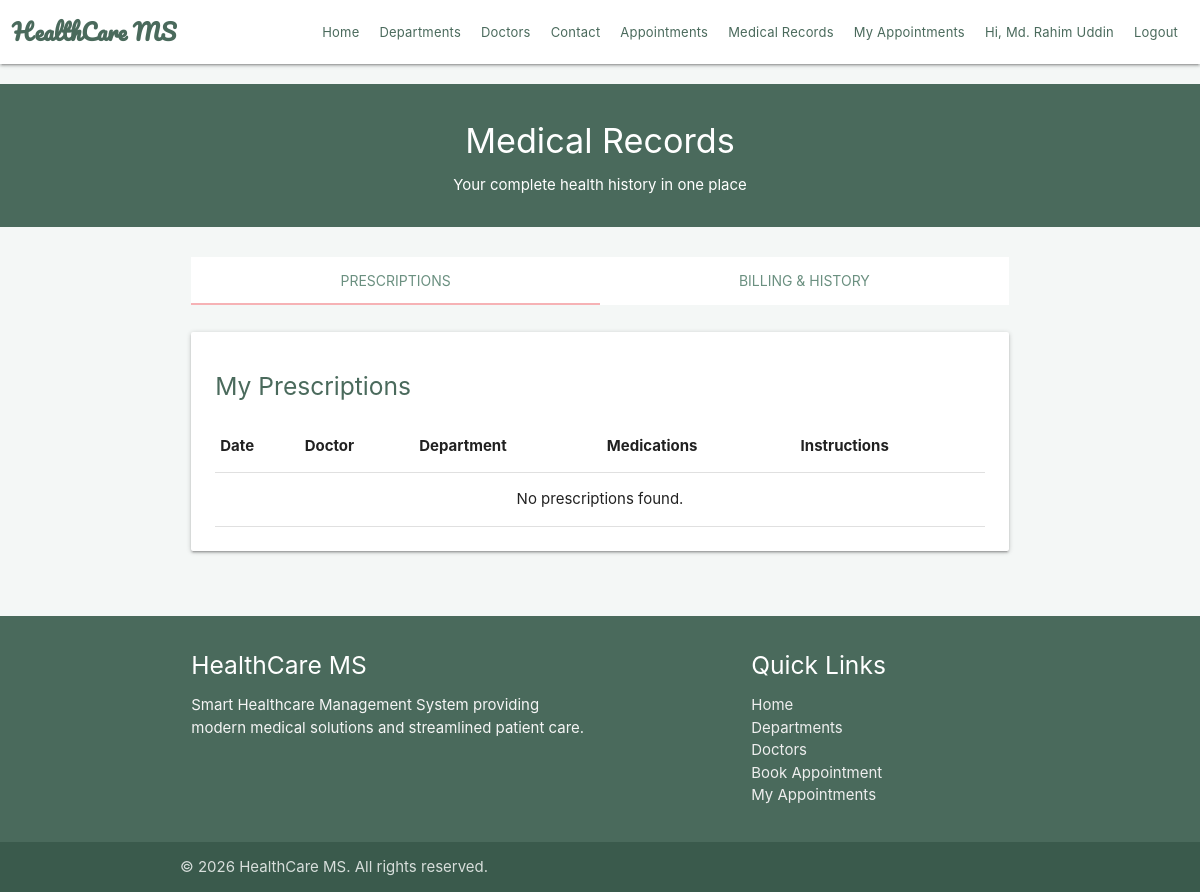
Page /patient-records.php (signed in) on the earlier database version.
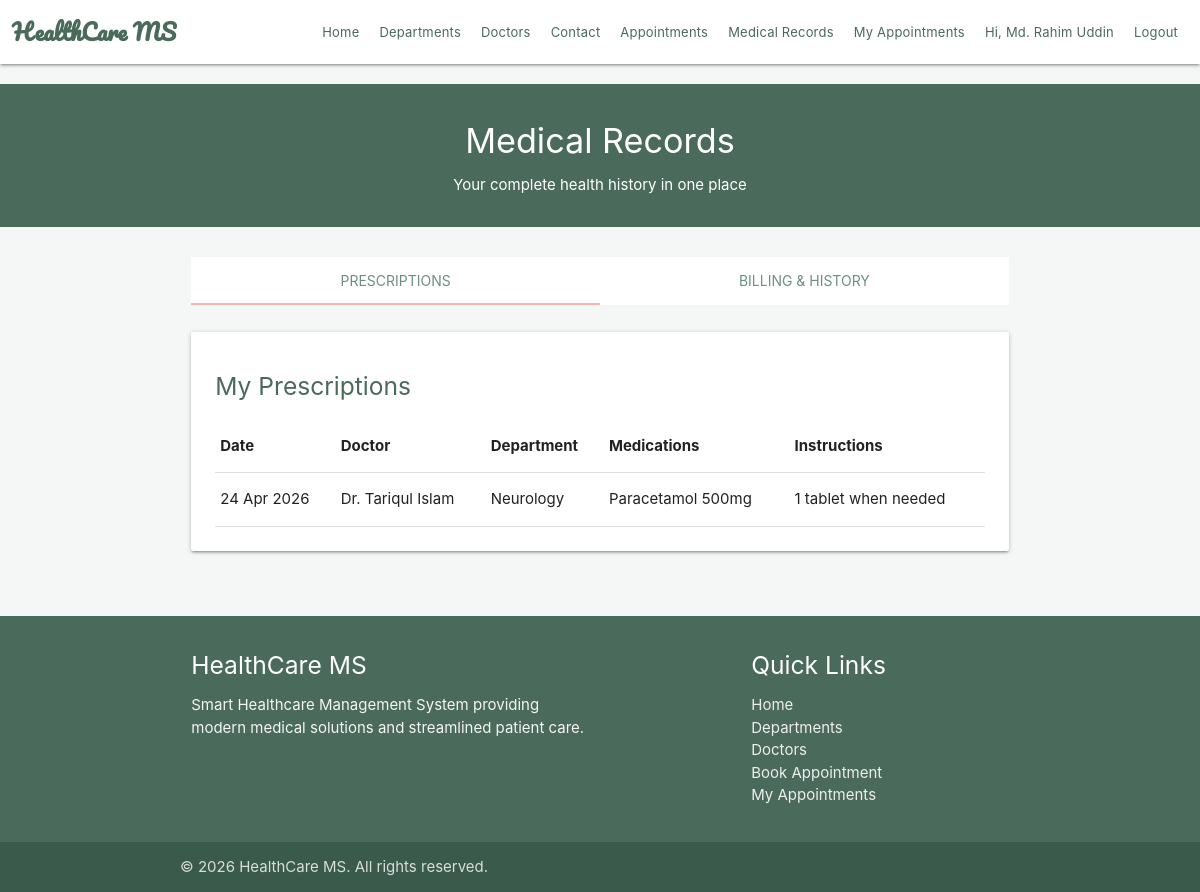
Same page on the later database version.
### tables this page shows
CREATE TABLE `prescriptions` (
    `id` int(11) NOT NULL,
    `doctor_id` int(11) NOT NULL,
    `patient_email` varchar(100) NOT NULL,
    `medications` varchar(500) NOT NULL,
    `instructions` varchar(1000) DEFAULT NULL,
    `created_at` datetime NOT NULL
);

CREATE TABLE `doctors` (
    `id` int(11) NOT NULL,
    `dept_id` int(10) NOT NULL,
    `name` varchar(50) NOT NULL,
    `email` varchar(50) NOT NULL,
    `image` varchar(250) NOT NULL,
    `specialization` varchar(250) NOT NULL,
    `fee` int(255) NOT NULL,
    `available_start` varchar(20) DEFAULT '09:00',
    `available_end` varchar(20) DEFAULT '17:00'
);

CREATE TABLE `departments` (
    `id` int(11) NOT NULL,
    `dept_name` varchar(250) NOT NULL,
    `short_desc` varchar(250) NOT NULL,
    `long_desc` varchar(500) NOT NULL
);

### patient-records.php (the view, shortened to what this page needs)
<?php
require_once('backends/connection-pdo.php');
$user_email = $_SESSION['user_email'];
$sql_presc = "SELECT p.*, d.name as doctor_name, dept.dept_name FROM prescriptions p JOIN doctors d ON p.doctor_id = d.id JOIN departments dept ON d.dept_id = dept.id WHERE p.patient_email = ? ORDER BY p.id DESC";
$query_presc = $pdoconn->prepare($sql_presc);
$query_presc->execute([$user_email]);
$prescriptions = $query_presc->fetchAll(PDO::FETCH_ASSOC);
?>
<!DOCTYPE html>
<html lang="en">
<head>
    <link rel="stylesheet" href="https://cdnjs.cloudflare.com/ajax/libs/materialize/1.0.0/css/materialize.min.css">
    <link rel="stylesheet" href="css/style.css">
    <link rel="stylesheet" href="css/healthcare-theme.css">
</head>
<body>
    <?php require('chunks/navbar.php'); ?>
    <div class="section white-text center" style="background: #4a6a5c; margin-top: 20px;">
        <h4>Medical Records</h4>
        <p>Your complete health history in one place</p>
    </div>
    <div class="container" style="margin-top: 30px; margin-bottom: 50px;">
        <div class="row">
            <div class="col s12">
                <ul class="tabs">
                    <li class="tab col s6"><a class="active" href="#prescriptions" style="color: #6b9080;">Prescriptions</a></li>
                    <li class="tab col s6"><a href="#billing" style="color: #6b9080;">Billing & History</a></li>
                </ul>
            </div>
            <div id="prescriptions" class="col s12" style="margin-top: 20px;">
                <div class="card">
                    <div class="card-content">
                        <h5 style="color: #4a6a5c; margin-bottom: 20px;">My Prescriptions</h5>
                        <table class="highlight responsive-table">
                            <thead>
                                <tr>
                                    <th>Date</th>
                                    <th>Doctor</th>
                                    <th>Department</th>
                                    <th>Medications</th>
                                    <th>Instructions</th>
                                </tr>
                            </thead>
                            <tbody>
                                <?php if (count($prescriptions) > 0): ?>
                                    <?php foreach ($prescriptions as $presc): ?>
                                        <tr>
                                            <td><?php echo htmlspecialchars(date('d M Y', strtotime($presc['created_at']))); ?></td>
                                            <td><?php echo htmlspecialchars($presc['doctor_name']); ?></td>
                                            <td><?php echo htmlspecialchars($presc['dept_name']); ?></td>
                                            <td><?php echo htmlspecialchars($presc['medications']); ?></td>
                                            <td><?php echo htmlspecialchars($presc['instructions']); ?></td>
                                        </tr>
                                    <?php endforeach; ?>
                                <?php else: ?>
                                    <tr>
                                        <td colspan="5" class="center">No prescriptions found.</td>
                                    </tr>
                                <?php endif; ?>
                            </tbody>
                        </table>
                    </div>
                </div>
            </div>
        </div>
    </div>
    <?php require('chunks/footer.php'); ?>
</body>
</html>

Differences in the rows shown:
added prescriptions: created_at "24 Apr 2026", doctor.name "Dr. Tariqul Islam", departments.dept_name "Neurology", medications "Paracetamol 500mg", instructions "1 tablet when needed"
Other differences:
text no longer shown: "No prescriptions found."
